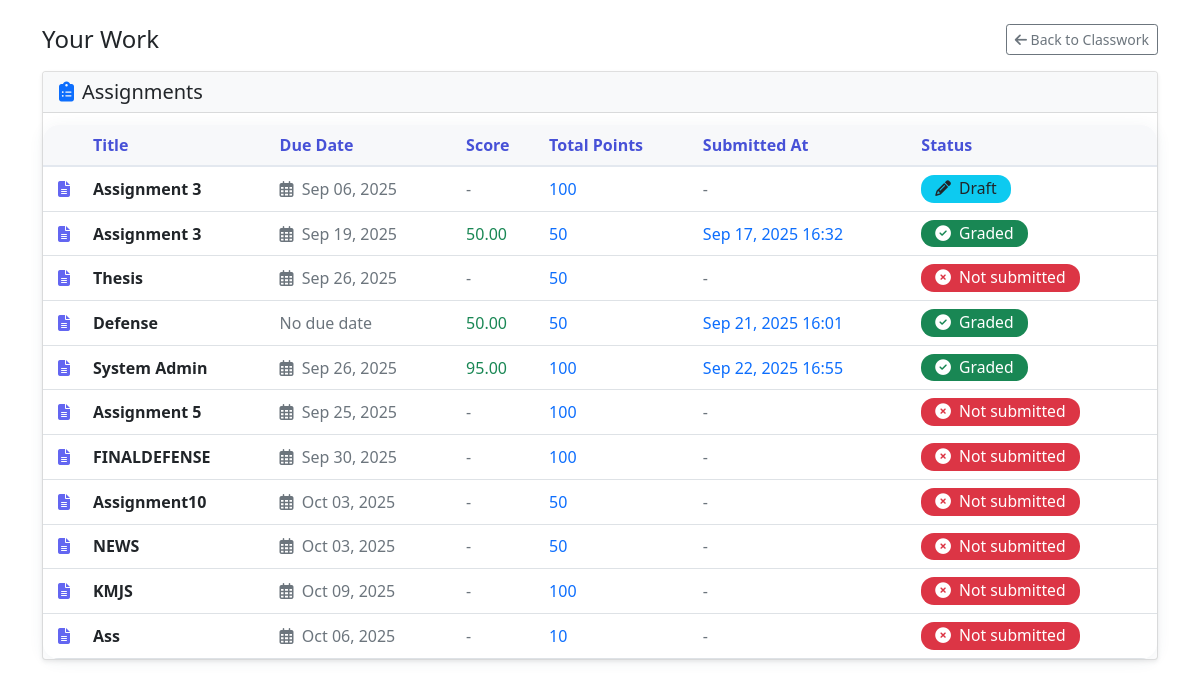
Page /students/grades/3/ (signed in) on the committed database.
### teachers/models.py (models this page shows, shortened)
class Assignment(models.Model):
    class_obj = models.ForeignKey(Class, on_delete=models.CASCADE, related_name="assignments")
    title = models.CharField(max_length=200)
    instructions = models.TextField(blank=True)
    points = models.IntegerField(default=100)
    due_date = models.DateTimeField(null=True, blank=True)
    due_time = models.TimeField(null=True, blank=True)
    created_at = models.DateTimeField(auto_now_add=True)
    assigned_to = models.ManyToManyField(settings.AUTH_USER_MODEL, related_name="student_assignments", blank=True)
    status = models.CharField(
        max_length=20,
        choices=[("draft", "Draft"), ("assigned", "Assigned"), ("scheduled", "Scheduled")],
        default="assigned"
    )
    scheduled_for = models.DateTimeField(null=True, blank=True)

class Submission(models.Model):
    assignment = models.ForeignKey(Assignment, on_delete=models.CASCADE, related_name="submissions")
    student = models.ForeignKey(settings.AUTH_USER_MODEL, on_delete=models.CASCADE)
    file = models.FileField(upload_to="submissions/")
    submitted_at = models.DateTimeField(auto_now_add=True)
    is_submitted = models.BooleanField(default=False)
    grade = models.DecimalField(max_digits=6, decimal_places=2, blank=True, null=True)
    is_published = models.BooleanField(default=False)
    is_returned = models.BooleanField(default=False)
    status = models.CharField(
        max_length=20,
        choices=[
            ("assigned", "Assigned"),
            ("turned_in", "Turned In"),
            ("missing", "Missing"),
        ],
        default="assigned",
    )

### students/views.py (the view)
# urls.py: path('grades/<int:class_id>/', views.student_grades, name='student_grades'),
@login_required
def student_grades(request, class_id=None):
    if class_id:
        class_obj = get_object_or_404(Class, id=class_id, students=request.user)
        assignments = Assignment.objects.filter(class_obj=class_obj)
    else:
        assignments = Assignment.objects.filter(class_obj__students=request.user)
    work_list = []
    for assignment in assignments.select_related("class_obj"):
        submission = Submission.objects.filter(
            assignment=assignment, student=request.user
        ).first()
        work_list.append({
            "assignment": assignment,
            "submission": submission,
        })
    context = {
        "work_list": work_list,
        "class_id": class_id,
    }
    return render(request, "students/grades.html", context)

### students/templates/students/grades.html (shortened to what this page needs)
{% load static %}
<!DOCTYPE html>
<html lang="en">
<head>
  <link rel="stylesheet" href="https://cdnjs.cloudflare.com/ajax/libs/font-awesome/6.4.0/css/all.min.css">
  <link href="https://cdn.jsdelivr.net/npm/bootstrap@5.1.3/dist/css/bootstrap.min.css" rel="stylesheet">
</head>
<body>
<div class="container mt-4">
  <div class="d-flex justify-content-between align-items-center mb-3">
    <h4 class="mb-0">Your Work</h4>
    {% if class_id %}
      <a href="{% url 'students:class_detail' id=class_id %}" class="btn btn-outline-secondary btn-sm">
        <i class="fa-solid fa-arrow-left"></i> Back to Classwork
      </a>
    {% else %}
      <a href="{% url 'students:dashboard' %}" class="btn btn-outline-secondary btn-sm">
        <i class="fa-solid fa-arrow-left"></i> Back to Dashboard
      </a>
    {% endif %}
  </div>
  <div class="card shadow-sm">
    <div class="card-header bg-light">
      <h5 class="mb-0"><i class="fa-solid fa-clipboard-list text-primary me-2"></i>Assignments</h5>
    </div>
    <div class="table-responsive">
      <table class="table align-middle mb-0">
        <thead>
          <tr>
            <th class="icon-col"></th>
            <th>Title</th>
            <th>Due Date</th>
            <th>Score</th>
            <th>Total Points</th>
            <th>Submitted At</th>
            <th>Status</th>
          </tr>
        </thead>
        <tbody>
          {% for item in work_list %}
            {% with assignment=item.assignment submission=item.submission %}
            <tr>
              <td class="icon-col">
                <i class="fa-solid fa-file-lines"></i>
              </td>
              <td>
                <strong>{{ assignment.title }}</strong>
              </td>
              <td>
                {% if assignment.due_date %}
                  <span class="text-muted">
                    <i class="fa-regular fa-calendar-days me-1"></i>
                    {{ assignment.due_date|date:"M d, Y" }}
                  </span>
                {% else %}
                  <span class="text-muted">No due date</span>
                {% endif %}
              </td>
              <td>
                {% if submission and submission.is_returned %}
                  <span class="fw-semibold text-success">{{ submission.grade }}</span>
                {% else %}
                  <span class="text-muted">-</span>
                {% endif %}
              </td>
              <td>
                {% if assignment.points %}
                  <span class="fw-semibold text-primary">{{ assignment.points }}</span>
                {% else %}
                  <span class="text-muted">-</span>
                {% endif %}
              </td>
              <td>
                {% if submission and submission.is_submitted %}
                  <span class="text-primary">{{ submission.submitted_at|date:"M d, Y H:i" }}</span>
                {% else %}
                  <span class="text-muted">-</span>
                {% endif %}
              </td>
              <td>
                {% if submission %}
                  {% if submission.is_returned %}
                    <span class="badge bg-success">
                      <i class="fa-solid fa-check-circle me-1"></i> Graded
                    </span>
                  {% elif submission.excused %}
                    <span class="badge bg-secondary"><i class="fa-solid fa-ban me-1"></i> Excused</span>
                  {% elif submission.turned_in %}
                    <span class="badge bg-warning text-dark">
                      <i class="fa-solid fa-clock me-1"></i> Turned in (Pending)
                    </span>
                  {% else %}
                    <span class="badge bg-info text-dark">
                      <i class="fa-solid fa-pencil me-1"></i> Draft
                    </span>
                  {% endif %}
                {% else %}
                  <span class="badge bg-danger">
                    <i class="fa-solid fa-circle-xmark me-1"></i> Not submitted
                  </span>
                {% endif %}
              </td>
            </tr>
            {% endwith %}
          {% empty %}
            <tr>
              <td colspan="7" class="text-muted text-center py-4">No assignments yet.</td>
            </tr>
          {% endfor %}
        </tbody>
      </table>
    </div>
  </div>
</div>
</body>
</html>

### students/templates/students/grades.html (style rules this page uses)
.table thead th { background: #f7f8fa; border-bottom: 2px solid #e3e8ef; color: #4751d7; font-weight: 600; vertical-align: middle; }
.table tbody td { vertical-align: middle; }
.badge { font-size: 0.98rem; font-weight: 500; padding: 6px 14px; border-radius: 13px; }
.table-responsive { border-radius: 16px; box-shadow: 0 2px 16px rgba(60,80,120,.07); background: #fff; margin-top: 12px; }
.icon-col { width: 42px; text-align: center; color: #6366f1; }

### rows in the picture
Assignment: assignment "Assignment 3", assignment.due_date "Sep 06, 2025", assignment.points "100", shows "Draft"
Assignment: assignment "Assignment 3", assignment.due_date "Sep 19, 2025", submission.grade "50.00", assignment.points "50", submission.submitted_at "Sep 17, 2025 16:32", shows "Graded"
Assignment: assignment "Thesis", assignment.due_date "Sep 26, 2025", assignment.points "50", shows "Not submitted"
Assignment: assignment "Defense", shows "No due date", submission.grade "50.00", assignment.points "50", submission.submitted_at "Sep 21, 2025 16:01", shows "Graded"
Assignment: assignment "System Admin", assignment.due_date "Sep 26, 2025", submission.grade "95.00", assignment.points "100", submission.submitted_at "Sep 22, 2025 16:55", shows "Graded"
Assignment: assignment "Assignment 5", assignment.due_date "Sep 25, 2025", assignment.points "100", shows "Not submitted"
Assignment: assignment "FINALDEFENSE", assignment.due_date "Sep 30, 2025", assignment.points "100", shows "Not submitted"
Assignment: assignment "Assignment10", assignment.due_date "Oct 03, 2025", assignment.points "50", shows "Not submitted"
Assignment: assignment "NEWS", assignment.due_date "Oct 03, 2025", assignment.points "50", shows "Not submitted"
Assignment: assignment "KMJS", assignment.due_date "Oct 09, 2025", assignment.points "100", shows "Not submitted"
Assignment: assignment "Ass", assignment.due_date "Oct 06, 2025", assignment.points "10", shows "Not submitted"
